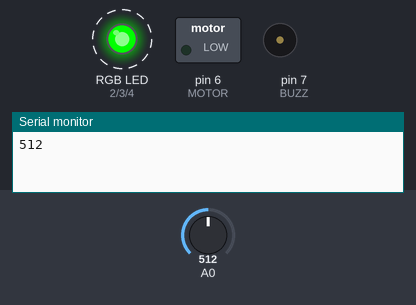
This sketch was run on a simulated Arduino Uno, built with avr-gcc and run on an emulated ATmega328P. Shown: switched loads named in the sketch (green lamp = pin HIGH), an RGB LED mixed from three pins (HIGH = lit), buzzer (waves = sounding, pin HIGH), the last lines printed to the serial monitor. Dashed ring = blinking. The inputs (shaded band) are chosen by the test bench; at power-on: A0 = 512.

Above: at 2.35 s.
2.4 s: A0 set to 991
5.9 s: A0 set to 1018
At 9.2 s:
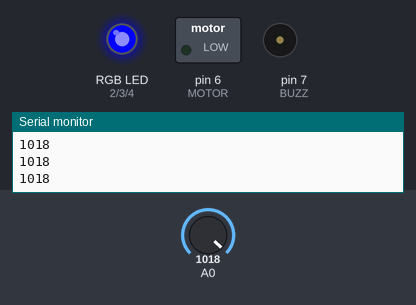
9.5 s: A0 set to 990
At 10.3 s:
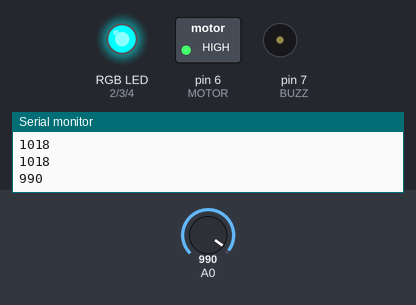
13.0 s: A0 set to 1010
At 13.9 s:
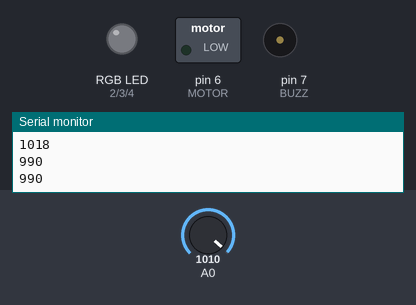
Timing chart, 0 to 16.0 s (numbered marks = the images above; inputs shaded):
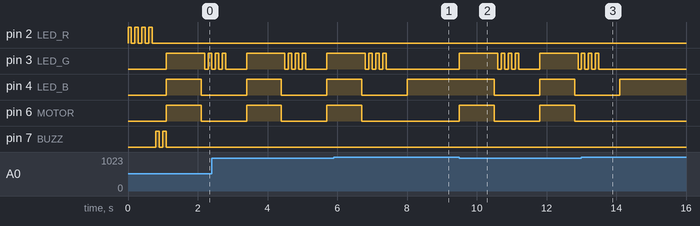

The sketch:

injetorGelSimplesRGB.ino
```cpp
int var;
//A0 = IR
int LED_R = 2;
int LED_G = 3;
int LED_B = 4;
int MOTOR = 6;
int BUZZ  = 7;

void setup()
{
  pinMode(A0, INPUT);
  pinMode(MOTOR, OUTPUT);
  pinMode(LED_R, OUTPUT);
  pinMode(LED_G, OUTPUT);
  pinMode(LED_B, OUTPUT);
  pinMode(BUZZ, OUTPUT);
  piscaRed();
  initBuzz();
  digitalWrite(LED_B, HIGH);

  Serial.begin(115200);

}

void loop()
{

  injetor();

}

void injetor()
{
  digitalWrite(LED_R, LOW);
  digitalWrite(LED_G, LOW);
  digitalWrite(LED_B, HIGH);
  var = analogRead(A0);
  Serial.println(var);
  if(var<=1000)
  {
     //Serial.println("Detectado!");
     digitalWrite(LED_G, HIGH);
     digitalWrite(MOTOR, HIGH);
     delay(1000);
     digitalWrite(MOTOR, LOW);
     piscaGreen();
     digitalWrite(LED_G, LOW);
     //delay(2000);
  }
  else
  {
    //Serial.println("Não detectado...");
    digitalWrite(MOTOR, LOW);
    //digitalWrite(LED_R, HIGH);

  }
  delay(500);
}

void piscaRed()
{
  digitalWrite(LED_G, LOW);
  digitalWrite(LED_B, LOW);

  digitalWrite(LED_R, HIGH);
  delay(100);
  digitalWrite(LED_R, LOW);
  delay(100);
  digitalWrite(LED_R, HIGH);
  delay(100);
  digitalWrite(LED_R, LOW);
  delay(100);
  digitalWrite(LED_R, HIGH);
  delay(100);
  digitalWrite(LED_R, LOW);
  delay(100);
  digitalWrite(LED_R, HIGH);
  delay(100);
  digitalWrite(LED_R, LOW);
  delay(100);
}

void piscaGreen()
{
  digitalWrite(LED_R, LOW);
  digitalWrite(LED_B, LOW);

  digitalWrite(LED_G, HIGH);
  delay(100);
  digitalWrite(LED_G, LOW);
  delay(100);
  digitalWrite(LED_G, HIGH);
  delay(100);
  digitalWrite(LED_G, LOW);
  delay(100);
  digitalWrite(LED_G, HIGH);
  delay(100);
  digitalWrite(LED_G, LOW);
  delay(100);
  digitalWrite(LED_G, HIGH);
  delay(100);
  digitalWrite(LED_G, LOW);
  delay(100);
}

void initBuzz()
{
  digitalWrite(BUZZ, HIGH);
  delay(100);
  digitalWrite(BUZZ, LOW);
  delay(100);
  digitalWrite(BUZZ, HIGH);
  delay(100);
  digitalWrite(BUZZ, LOW);
}
```

Measured:
- the behaviour switches between 1000 and 1001 on A0 (found by bisection; images 0 and 1)
- after the input at 5.9 s, pin 3 (LED_G): goes on until 7.4 s, then stays LOW; pin 4 (LED_B): goes on until 8.0 s, then stays HIGH; pin 6 (MOTOR): goes on until 6.7 s, then stays LOW
- after the input at 9.5 s, pin 3 (LED_G): goes HIGH 1.1 s, 3 × (LOW 0.10 s, HIGH 0.10 s), LOW 0.60 s, HIGH 1.1 s, then LOW, starting at once; pin 4 (LED_B): HIGH → LOW after 1.0 s, → HIGH 1.3 s later, → LOW 1.0 s later; pin 6 (MOTOR): alternates HIGH for 1.0 s and LOW for 1.3 s, starting at once
- after the input at 13.0 s, pin 3 (LED_G): goes on until 13.5 s, then stays LOW; pin 4 (LED_B): goes on until 14.1 s, then stays HIGH; pin 6 (MOTOR): stops changing and stays LOW
